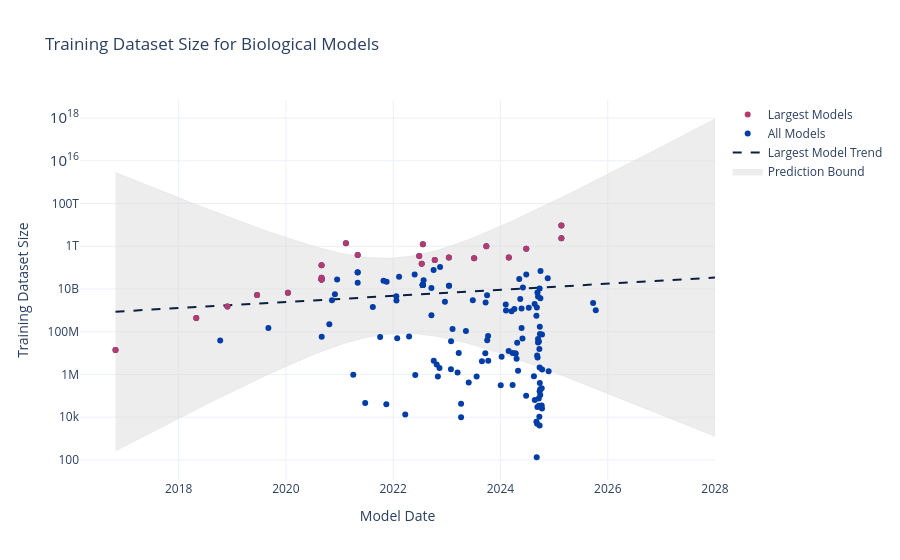

Source (notebook cell):
### Code cell
fig = go.Figure()
fig.add_trace(go.Scatter(
    x = np.concatenate([x_plot,x_plot[::-1]]),
    y = np.concatenate([pred_max, pred_min[::-1]]),
    fill = 'toself',
    mode='lines',
    line=dict(
        color='gainsboro',
        width=0.5
    ),
    hovertemplate='%{x}<br>%{y:,.3g} Data Points<extra></extra>',
    name = 'Prediction Bound',
))
fig.add_trace(go.Scatter(
    x = x_plot,
    y = np.exp(y_plot),
    mode='lines',
    line=dict(
        color=cset_colors[0],
        dash='dash'
    ),
    hovertemplate='%{x}<br>%{y:,.3g} Data Points<extra></extra>',
    name='Largest Model Trend'
))
fig.add_trace(go.Scatter(
    x = plot_df['Model Date'], 
    y = plot_df['Training Dataset Size'],
    mode='markers',
    marker=dict(color=cset_colors[1]),
    customdata = plot_df['Model'],
    hovertemplate='<b>%{customdata} (%{x})<br><b>Training Dataset Size</b>:<br>%{y:,.0f} Data Points<extra></extra>',
    name='All Models'
))
fig.add_trace(go.Scatter(
    x = plot_df[plot_df['is_notable']]['Model Date'], 
    y = plot_df[plot_df['is_']]['Training Dataset Size'],
    mode='markers',
    marker=dict(color=cset_colors[2]),
    customdata = plot_df['Model'],
    hovertemplate='<b>%{customdata} (%{x})<br><b>Training Dataset Size</b>:<br>%{y:,.0f} Data Points<extra></extra>',
    name='Largest Models'
))

fig.update_layout(
    title='Training Dataset Size for Biological Models',
    yaxis_type="log",
    template="plotly_white",
    xaxis = dict(title='Model Date'),
    yaxis = dict(title='Training Dataset Size'),
    legend_traceorder="reversed"
)
#fig.write_html('bio_data_size.html')
#fig.write_image('bio_data_size.png')
fig.show()

### Figure 1 — Plotly figure (JSON) as saved in the notebook; plotly's stock layout.template omitted (floating-point values rounded to 4 significant figures; data arrays with more than 128 entries replaced by an {"elided": "..."} marker saying what was removed)
{"data": [{"fill": "toself", "hovertemplate": "%{x}<br>%{y:,.3g} Data Points<extra></extra>", "line": {"color": "gainsboro", "width": 0.5}, "mode": "lines", "name": "Prediction Bound", "type": "scatter", "x": {"elided": "200 str values"}, "y": {"elided": "200 float values"}}, {"hovertemplate": "%{x}<br>%{y:,.3g} Data Points<extra></extra>", "line": {"color": "#0B1F41", "dash": "dash"}, "mode": "lines", "name": "Largest Model Trend", "type": "scatter", "x": ["2016-10-28", "2016-12-08", "2017-01-18", "2017-02-28", "2017-04-10", "2017-05-22", "2017-07-02", "2017-08-12", "2017-09-22", "2017-11-03", "2017-12-14", "2018-01-24", "2018-03-06", "2018-04-17", "2018-05-28", "2018-07-08", "2018-08-18", "2018-09-28", "2018-11-09", "2018-12-20", "2019-01-30", "2019-03-12", "2019-04-23", "2019-06-03", "2019-07-14", "2019-08-24", "2019-10-05", "2019-11-15", "2019-12-26", "2020-02-05", "2020-03-17", "2020-04-28", "2020-06-08", "2020-07-19", "2020-08-29", "2020-10-10", "2020-11-20", "2020-12-31", "2021-02-10", "2021-03-24", "2021-05-04", "2021-06-14", "2021-07-25", "2021-09-04", "2021-10-16", "2021-11-26", "2022-01-06", "2022-02-16", "2022-03-30", "2022-05-10", "2022-06-20", "2022-07-31", "2022-09-11", "2022-10-22", "2022-12-02", "2023-01-12", "2023-02-23", "2023-04-05", "2023-05-16", "2023-06-26", "2023-08-06", "2023-09-17", "2023-10-28", "2023-12-08", "2024-01-18", "2024-02-29", "2024-04-10", "2024-05-21", "2024-07-01", "2024-08-12", "2024-09-22", "2024-11-02", "2024-12-13", "2025-01-23", "2025-03-06", "2025-04-16", "2025-05-27", "2025-07-07", "2025-08-18", "2025-09-28", "2025-11-08", "2025-12-19", "2026-01-30", "2026-03-12", "2026-04-22", "2026-06-02", "2026-07-13", "2026-08-24", "2026-10-04", "2026-11-14", "2026-12-25", "2027-02-05", "2027-03-18", "2027-04-28", "2027-06-08", "2027-07-20", "2027-08-30", "2027-10-10", "2027-11-20", "2028-01-01"], "y": [870000000.0, 902800000.0, 936900000.0, 972300000.0, 1009000000.0, 1047000000.0, 1087000000.0, 1128000000.0, 1170000000.0, 1214000000.0, 1260000000.0, 1308000000.0, 1357000000.0, 1408000000.0, 1461000000.0, 1517000000.0, 1574000000.0, 1633000000.0, 1695000000.0, 1759000000.0, 1825000000.0, 1894000000.0, 1966000000.0, 2040000000.0, 2117000000.0, 2197000000.0, 2280000000.0, 2366000000.0, 2455000000.0, 2548000000.0, 2644000000.0, 2744000000.0, 2847000000.0, 2955000000.0, 3066000000.0, 3182000000.0, 3302000000.0, 3427000000.0, 3556000000.0, 3690000000.0, 3830000000.0, 3974000000.0, 4124000000.0, 4280000000.0, 4441000000.0, 4609000000.0, 4783000000.0, 4963000000.0, 5151000000.0, 5345000000.0, 5547000000.0, 5756000000.0, 5974000000.0, 6199000000.0, 6433000000.0, 6676000000.0, 6928000000.0, 7189000000.0, 7461000000.0, 7742000000.0, 8035000000.0, 8338000000.0, 8653000000.0, 8979000000.0, 9318000000.0, 9670000000.0, 10030000000.0, 10410000000.0, 10810000000.0, 11210000000.0, 11640000000.0, 12080000000.0, 12530000000.0, 13010000000.0, 13500000000.0, 14010000000.0, 14540000000.0, 15080000000.0, 15650000000.0, 16240000000.0, 16860000000.0, 17490000000.0, 18150000000.0, 18840000000.0, 19550000000.0, 20290000000.0, 21050000000.0, 21850000000.0, 22670000000.0, 23530000000.0, 24420000000.0, 25340000000.0, 26290000000.0, 27290000000.0, 28320000000.0, 29390000000.0, 30500000000.0, 31650000000.0, 32840000000.0, 34080000000.0]}, {"customdata": {"elided": "147 str values"}, "hovertemplate": "<b>%{customdata} (%{x})<br><b>Training Dataset Size</b>:<br>%{y:,.0f} Data Points<extra></extra>", "marker": {"color": "#003DA6"}, "mode": "markers", "name": "All Models", "type": "scatter", "x": {"elided": "147 str values"}, "y": {"elided": "147 float values"}}, {"customdata": {"elided": "147 str values"}, "hovertemplate": "<b>%{customdata} (%{x})<br><b>Training Dataset Size</b>:<br>%{y:,.0f} Data Points<extra></extra>", "marker": {"color": "#B53A6D"}, "mode": "markers", "name": "Largest Models", "type": "scatter", "x": ["2016-10-28", "2018-05-01", "2018-11-29", "2019-06-19", "2020-01-15", "2020-08-31", "2020-08-31", "2020-08-31", "2020-08-31", "2021-02-13", "2021-05-04", "2022-06-27", "2022-07-14", "2022-07-22", "2022-10-11", "2023-01-15", "2023-07-06", "2023-09-27", "2024-02-27", "2024-06-25", "2025-02-19", "2025-02-19"], "y": [13893600, 444030000, 1516215024, 5198462441, 6622252080, 27750400000, 27750400000, 127897600000, 33847900000, 1395000000000, 393000000000, 350000000000, 150000000000, 1258291200000, 225280000000, 300000000000, 275000000000, 1000000000000, 300000000000, 771000000000, 2400000000000, 9300000000000]}], "layout": {"legend": {"traceorder": "reversed"}, "title": {"text": "Training Dataset Size for Biological Models"}, "xaxis": {"title": {"text": "Model Date"}}, "yaxis": {"title": {"text": "Training Dataset Size"}, "type": "log"}}}
